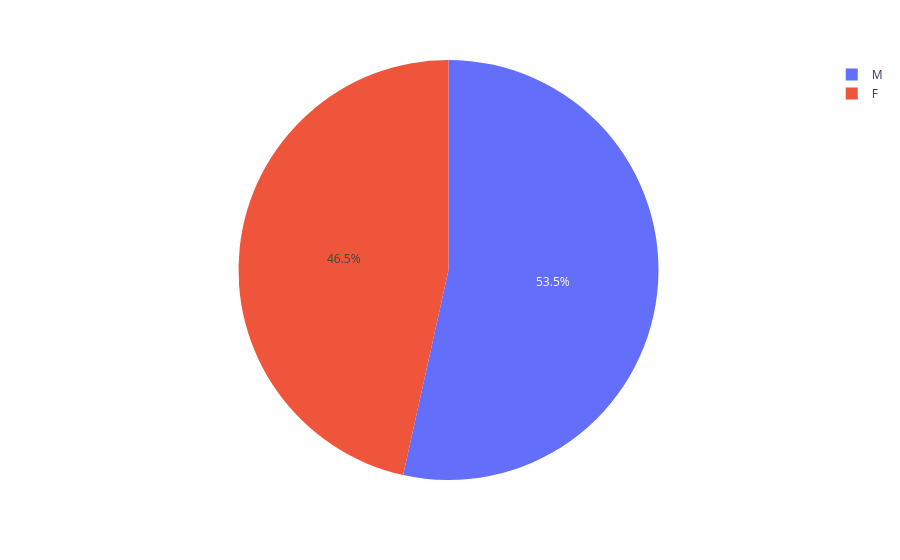

The notebook cell saved with this chart:
### Markdown cell above
## Analyse Univarié
On s'interesse ici d'abord au sexe:

### Code cell
def print_sex_count(df):
    gender_counts = df["Patient Gender"].value_counts()
    print(f"Il y a : {gender_counts.get(0, None)} hommes et {gender_counts.get(1, None)} femmes")

    gender_counts = df["Patient Gender"].value_counts(normalize=True)
    print(f"Soit {gender_counts.get(0, None):.2%} d'hommes et {gender_counts.get(1, None):.2%} de femmes")
print_sex_count(df)

px.pie(df, 'Patient Gender')

### Figure 1 — Plotly figure (JSON) as saved in the notebook; plotly's stock layout.template omitted (floating-point values rounded to 4 significant figures; data arrays with more than 128 entries replaced by an {"elided": "..."} marker saying what was removed)
{"data": [{"domain": {"x": [0, 1], "y": [0, 1]}, "hovertemplate": "Patient Gender=%{label}<extra></extra>", "labels": {"elided": "1500 str values"}, "legendgroup": "", "name": "", "showlegend": true, "type": "pie"}], "layout": {"legend": {"tracegroupgap": 0}, "margin": {"t": 60}}}
